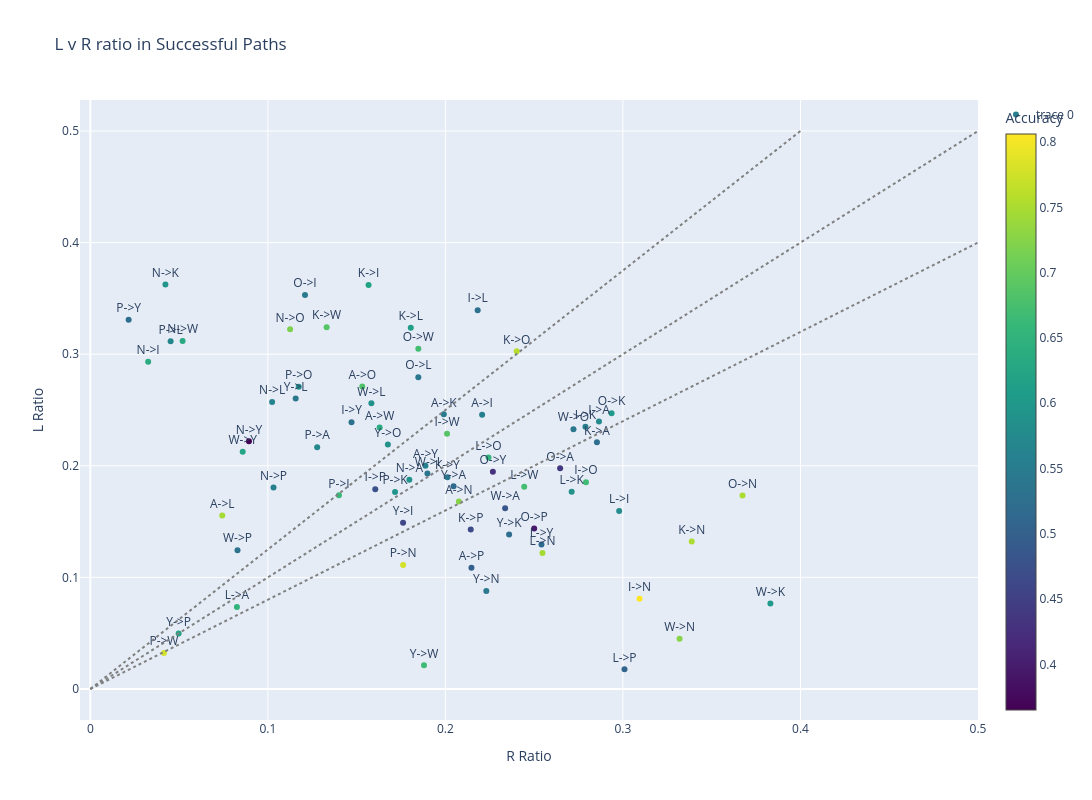

Source (notebook cell):
### Markdown cell above
#### Look for left v right paths

### Code cell
def simplify_path_frl(path):
    nodes_visited = path.split()[:-1]
    
    simplified = ""
    for i in range(len(nodes_visited)-1):
        rt = {1:2, 2:3, 3:4, 4:1}
        lt = {2:1, 1:4, 4:3, 3:2}

        curr_node, next_node = nodes_visited[i], nodes_visited[i+1]
        if curr_node[0] != next_node[0]:
            # forward press
            simplified += "F"
        elif rt[int(curr_node[1])] == int(next_node[1]):
            # right turn
            simplified += "R"
        elif lt[int(curr_node[1])] == int(next_node[1]):
            # left turn
            simplified += "L"
        else:
            # print(curr_node, next_node)
            simplified += "R"
            ## N3 N1 spin
            # print("FUCK ME")
        
    return simplified

# Get R and L counts for each start-end pair
backbone_R_counts = []
backbone_L_counts = []
backbone_RL_ratios = []
R_counts = []
L_counts = []
RL_ratios = []
labels = []
accs = []
overall_RL_labels = {}

racc = []
lacc = []
facc = []

for (start_node, end_node), group in test_df.groupby(["StartAt", "EndAt"]):
    accs.append(group["path_mean_acc"].iloc[0])
    paths.append((start_node, end_node))
    
    winner_group = group[group["accuracy"]]
    frl_paths = winner_group["e_paths"].apply(simplify_path_frl)
    R_count = frl_paths.str.count("R").sum()
    L_count = frl_paths.str.count("L").sum()
    F_count = frl_paths.str.count("F").sum()
    total = R_count + L_count + F_count
    
    R_counts.append(R_count/total)
    L_counts.append(L_count/total)
    RL_ratios.append(R_count/L_count)
    labels.append(f"{start_node}->{end_node}")

    backbone_path = flow_tree_dict[(start_node, end_node)]["backbone_path"][-1]
    winner_trajs = generate_trajs_from_df(winner_group)
    winner_used_backbone = [backbone_path == "".join(traj) for traj in winner_trajs]

    backbone_indices = [i for i, used_backbone in enumerate(winner_used_backbone) if used_backbone]
    backbone_e_paths = winner_group["e_paths"].iloc[backbone_indices]
    backbone_frl_paths = backbone_e_paths.apply(simplify_path_frl)

    backbone_R_count = backbone_frl_paths.str.count("R").sum()
    backbone_L_count = backbone_frl_paths.str.count("L").sum()
    backbone_F_count = backbone_frl_paths.str.count("F").sum()
    backbone_total = backbone_R_count + backbone_L_count + backbone_F_count
    
    backbone_R_counts.append(backbone_R_count/backbone_total)
    backbone_L_counts.append(backbone_L_count/backbone_total)
    backbone_RL_ratios.append(backbone_R_count/backbone_L_count)


    gamma = 0.25
    if backbone_R_count/backbone_L_count > 1+gamma:
        RLF_label = "R"
        racc.append(group["path_mean_acc"].iloc[0])
    elif backbone_R_count/backbone_L_count < 1-gamma:
        RLF_label = "L"
        lacc.append(group["path_mean_acc"].iloc[0])
    else:
        RLF_label = "F"
        facc.append(group["path_mean_acc"].iloc[0])

    overall_RL_labels[(start_node, end_node)] = RLF_label
    
# Create scatter plot
fig = go.Figure()
fig.add_trace(go.Scatter(
    x=R_counts,
    y=L_counts,
    mode='markers+text',
    text=labels,
    textposition="top center",
    marker=dict(
        color=accs,
        colorscale='Viridis',
        showscale=True,
        colorbar=dict(title="Accuracy")
    ),
    hovertemplate="R_counts: %{x}<br>L_counts: %{y}<br>Path: %{text}<br>Accuracy: %{marker.color:.2f}<extra></extra>"
))

fig.add_trace(go.Scatter(
    x=[0, 0.5],
    y=[0, 0.5],
    mode='lines',
    line=dict(dash='dot', color='gray'),
    showlegend=False
))

fig.add_trace(go.Scatter(
    x=[0, 0.5 /(1+gamma)],
    y=[0, 0.5],
    mode='lines',
    line=dict(dash='dot', color='gray'),
    showlegend=False
))


fig.add_trace(go.Scatter(
    x=[0, 0.5],
    y=[0, 0.5 /(1+gamma)],
    mode='lines',
    line=dict(dash='dot', color='gray'),
    showlegend=False
))

fig.update_layout(
    width=1200,
    height=800,
    xaxis_title="R Ratio",
    yaxis_title="L Ratio",
    title="L v R ratio in Successful Paths",
)

fig.show()

### Figure 1 — Plotly figure (JSON) as saved in the notebook; plotly's stock layout.template omitted (floating-point values rounded to 4 significant figures)
{"data": [{"hovertemplate": "R_counts: %{x}<br>L_counts: %{y}<br>Path: %{text}<br>Accuracy: %{marker.color:.2f}<extra></extra>", "marker": {"color": [0.5556, 0.5469, 0.7463, 0.7258, 0.6825, 0.5, 0.6349, 0.5556, 0.5735, 0.5556, 0.5294, 0.8061, 0.6667, 0.4762, 0.6875, 0.5294, 0.5238, 0.619, 0.6119, 0.75, 0.7581, 0.4677, 0.6866, 0.5397, 0.6508, 0.5781, 0.5882, 0.746, 0.6515, 0.5079, 0.6719, 0.5147, 0.5882, 0.6349, 0.5938, 0.5625, 0.7188, 0.5556, 0.6324, 0.3651, 0.4375, 0.5441, 0.6032, 0.5397, 0.75, 0.3971, 0.6716, 0.4286, 0.5714, 0.6618, 0.5942, 0.5672, 0.7778, 0.5846, 0.7778, 0.5238, 0.4839, 0.5373, 0.6032, 0.5873, 0.7258, 0.5397, 0.5323, 0.6232, 0.5147, 0.4603, 0.5238, 0.5397, 0.5441, 0.5882, 0.619, 0.6667], "colorbar": {"title": {"text": "Accuracy"}}, "colorscale": [[0, "#440154"], [0.1111, "#482878"], [0.2222, "#3e4989"], [0.3333, "#31688e"], [0.4444, "#26828e"], [0.5556, "#1f9e89"], [0.6667, "#35b779"], [0.7778, "#6ece58"], [0.8889, "#b5de2b"], [1, "#fde725"]], "showscale": true}, "mode": "markers+text", "text": ["A->I", "A->K", "A->L", "A->N", "A->O", "A->P", "A->W", "A->Y", "I->A", "I->K", "I->L", "I->N", "I->O", "I->P", "I->W", "I->Y", "K->A", "K->I", "K->L", "K->N", "K->O", "K->P", "K->W", "K->Y", "L->A", "L->I", "L->K", "L->N", "L->O", "L->P", "L->W", "L->Y", "N->A", "N->I", "N->K", "N->L", "N->O", "N->P", "N->W", "N->Y", "O->A", "O->I", "O->K", "O->L", "O->N", "O->P", "O->W", "O->Y", "P->A", "P->I", "P->K", "P->L", "P->N", "P->O", "P->W", "P->Y", "W->A", "W->I", "W->K", "W->L", "W->N", "W->O", "W->P", "W->Y", "Y->A", "Y->I", "Y->K", "Y->L", "Y->N", "Y->O", "Y->P", "Y->W"], "textposition": "top center", "type": "scatter", "x": [0.2207, 0.1991, 0.07432, 0.2076, 0.1532, 0.2147, 0.1629, 0.1888, 0.2865, 0.2789, 0.2182, 0.3094, 0.2792, 0.1605, 0.2009, 0.1471, 0.2853, 0.1567, 0.1805, 0.3387, 0.2402, 0.2143, 0.1331, 0.2011, 0.08257, 0.2979, 0.2711, 0.2547, 0.2243, 0.3009, 0.2444, 0.2541, 0.1797, 0.03257, 0.0423, 0.1024, 0.1125, 0.1032, 0.05198, 0.08934, 0.2646, 0.1209, 0.2936, 0.1848, 0.3673, 0.25, 0.1848, 0.2267, 0.1278, 0.14, 0.1716, 0.04523, 0.1762, 0.1174, 0.04147, 0.02158, 0.2336, 0.1899, 0.3831, 0.1583, 0.3319, 0.2721, 0.0829, 0.08582, 0.2046, 0.1762, 0.2359, 0.1157, 0.223, 0.1676, 0.04972, 0.1879], "y": [0.2458, 0.2461, 0.1554, 0.168, 0.2711, 0.1087, 0.2344, 0.2, 0.2397, 0.2351, 0.3394, 0.08094, 0.1853, 0.179, 0.2286, 0.2391, 0.2211, 0.3619, 0.3237, 0.1323, 0.3025, 0.1429, 0.3242, 0.1898, 0.07339, 0.1596, 0.1768, 0.1219, 0.2074, 0.0177, 0.1813, 0.1294, 0.1875, 0.2932, 0.3625, 0.2571, 0.3223, 0.1806, 0.3119, 0.2219, 0.1978, 0.3529, 0.2471, 0.2794, 0.1735, 0.1437, 0.3048, 0.1948, 0.2167, 0.1736, 0.1766, 0.3116, 0.1111, 0.2709, 0.03226, 0.3309, 0.162, 0.193, 0.07661, 0.2559, 0.04497, 0.2328, 0.1244, 0.2127, 0.1816, 0.1491, 0.1385, 0.2602, 0.08775, 0.2192, 0.04972, 0.02128]}, {"line": {"color": "gray", "dash": "dot"}, "mode": "lines", "showlegend": false, "type": "scatter", "x": [0, 0.5], "y": [0, 0.5]}, {"line": {"color": "gray", "dash": "dot"}, "mode": "lines", "showlegend": false, "type": "scatter", "x": [0, 0.4], "y": [0, 0.5]}, {"line": {"color": "gray", "dash": "dot"}, "mode": "lines", "showlegend": false, "type": "scatter", "x": [0, 0.5], "y": [0, 0.4]}], "layout": {"height": 800, "title": {"text": "L v R ratio in Successful Paths"}, "width": 1200, "xaxis": {"title": {"text": "R Ratio"}}, "yaxis": {"title": {"text": "L Ratio"}}}}
